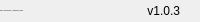
              <widget class="QFrame" name="bottomBar">
               <property name="minimumSize">
                <size>
                 <width>0</width>
                 <height>22</height>
                </size>
               </property>
               <property name="maximumSize">
                <size>
                 <width>16777215</width>
                 <height>22</height>
                </size>
               </property>
               <property name="frameShape">
                <enum>QFrame::NoFrame</enum>
               </property>
               <property name="frameShadow">
                <enum>QFrame::Raised</enum>
               </property>
               <layout class="QHBoxLayout" name="horizontalLayout_5">
                <property name="spacing">
                 <number>0</number>
                </property>
                <property name="leftMargin">
                 <number>0</number>
                </property>
                <property name="topMargin">
                 <number>0</number>
                </property>
                <property name="rightMargin">
                 <number>0</number>
                </property>
                <property name="bottomMargin">
                 <number>0</number>
                </property>
                <item>
                 <widget class="QLabel" name="creditsLabel">
                  <property name="maximumSize">
                   <size>
                    <width>16777215</width>
                    <height>16</height>
                   </size>
                  </property>
                  <property name="font">
                   <font>
                    <family>Segoe UI</family>
                    <pointsize>-1</pointsize>
                    <weight>50</weight>
                    <italic>false</italic>
                    <bold>false</bold>
                   </font>
                  </property>
                  <property name="cursor">
                   <cursorShape>ArrowCursor</cursorShape>
                  </property>
                  <property name="text">
                   <string>Maker : Park Byung Gwon  ⓒWanderson M. Pimenta</string>
                  </property>
                  <property name="alignment">
                   <set>Qt::AlignLeading|Qt::AlignLeft|Qt::AlignVCenter</set>
                  </property>
                 </widget>
                </item>
                <item>
                 <widget class="QLabel" name="version">
                  <property name="text">
                   <string>v1.0.3</string>
                  </property>
                  <property name="alignment">
                   <set>Qt::AlignRight|Qt::AlignTrailing|Qt::AlignVCenter</set>
                  </property>
                 </widget>
                </item>
                <item>
                 <widget class="QFrame" name="frame_size_grip">
                  <property name="minimumSize">
                   <size>
                    <width>20</width>
                    <height>0</height>
                   </size>
                  </property>
                  <property name="maximumSize">
                   <size>
                    <width>20</width>
                    <height>16777215</height>
                   </size>
                  </property>
                  <property name="frameShape">
                   <enum>QFrame::NoFrame</enum>
                  </property>
                  <property name="frameShadow">
                   <enum>QFrame::Raised</enum>
                  </property>
                 </widget>
                </item>
               </layout>
              </widget>
